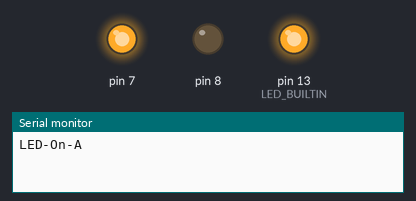
Recording of a sketch running on a simulated Arduino Uno, built with avr-gcc and run on an emulated ATmega328P. Parts: output pins drawn as LEDs (lit = HIGH), the last lines printed to the serial monitor.

Above: at 0.5 s.
At 5.0 s:
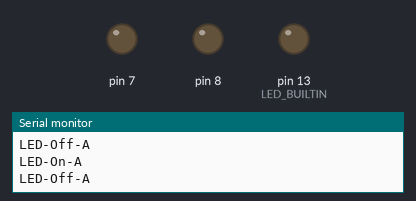
Timing chart, 0 to 6.9 s (numbered marks = the images above):
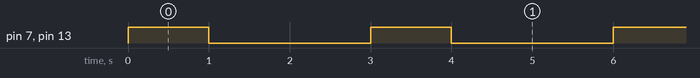

Measured:
- by itself, pin 7, pin 13 (LED_BUILTIN): alternates HIGH for 1.0 s and LOW for 2.0 s, 14 changes in all, then stays LOW

The sketch:

IncubatorCode.ino
```cpp
void setup() {
  Serial.begin(9600);
  pinMode(7, OUTPUT);
  pinMode(8, OUTPUT);
  pinMode(LED_BUILTIN, OUTPUT);

}

void loop() {

  //Turn for coil A
  for(int i = 0; i < 7; i++){
    coilA();
  }

  delay(3600000);

  //Turn for coil B
  for(int i = 0; i < 7; i++){
    coilB();
  }

  delay(3600000);
}

void coilA(){
  digitalWrite(LED_BUILTIN, HIGH);
  digitalWrite(7, HIGH);
  Serial.println("LED-On-A");
  delay(1000);
  digitalWrite(LED_BUILTIN, LOW);
  Serial.println("LED-Off-A");
  digitalWrite(7, LOW);
  delay(2000);
}

void coilB(){
  digitalWrite(LED_BUILTIN, HIGH);
  digitalWrite(8, HIGH);
  Serial.println("LED-On-B");
  delay(1000);
  digitalWrite(LED_BUILTIN, LOW);
  digitalWrite(8, LOW);
  Serial.println("LED-Off-B");
  delay(2000);
}
```
